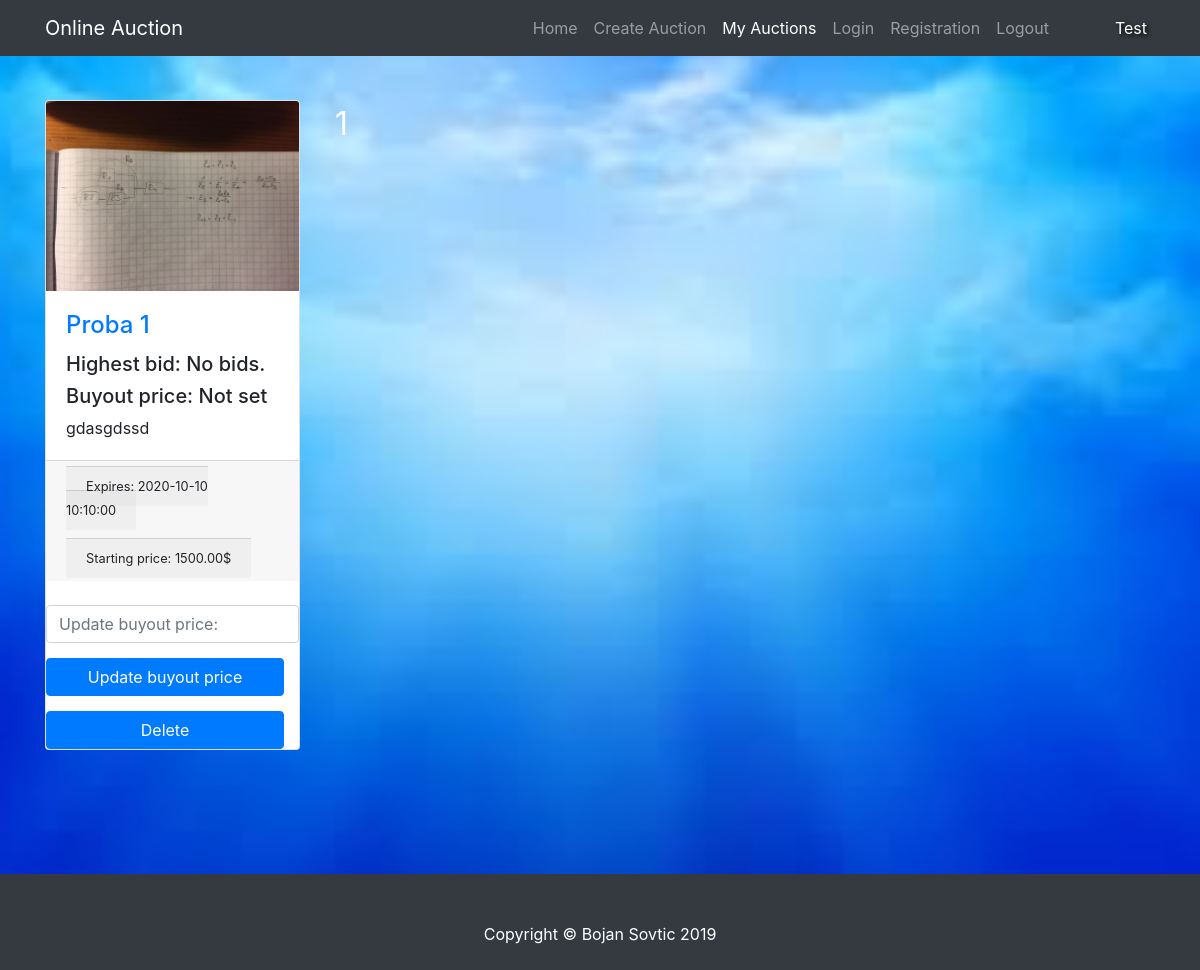
/Online_Aukcija/my_auctions.php (signed in), run on the app's committed database.
### tables this page shows
CREATE TABLE `listings`  (
  `listing_id` int(7) UNSIGNED NOT NULL AUTO_INCREMENT,
  `created_at` timestamp(0) NOT NULL DEFAULT current_timestamp(0),
  `expires_at` datetime(0) NOT NULL,
  `starting_price` decimal(10, 2) NOT NULL,
  `buyout_price` decimal(10, 2) NULL DEFAULT NULL,
  `title` varchar(128) NOT NULL,
  `description` varchar(255) NOT NULL,
  `image_path` varchar(255) NOT NULL,
  `user_id` int(7) UNSIGNED NOT NULL,
  `category_id` int(7) UNSIGNED NOT NULL,
  PRIMARY KEY (`listing_id`) USING BTREE,
  INDEX `listings_users_fk`(`user_id`) USING BTREE,
  INDEX `listings_categories_fk`(`category_id`) USING BTREE,
  CONSTRAINT `listings_categories_fk` FOREIGN KEY (`category_id`) REFERENCES `categories` (`category_id`) ON DELETE RESTRICT ON UPDATE CASCADE,
  CONSTRAINT `listings_users_fk` FOREIGN KEY (`user_id`) REFERENCES `users` (`user_id`) ON DELETE RESTRICT ON UPDATE CASCADE
);

### Online_Aukcija/db.php (called while the page is built, shortened)
<?php
class db {
    protected $connection;
    protected $query;
    public function __construct($dbhost = 'localhost', $dbuser = 'root', $dbpass = '', $dbname = '', $charset = 'utf8') {
        $this->connection = new mysqli($dbhost, $dbuser, $dbpass, $dbname);
        $this->connection->set_charset($charset);
    }
    public function query($query) {
        if ($this->query = $this->connection->prepare($query)) {
            if (func_num_args() > 1) {
                $x = func_get_args();
                $args = array_slice($x, 1);
                $types = '';
                $args_ref = array();
                foreach ($args as $k => &$arg) {
                    if (is_array($args[$k])) {
                        foreach ($args[$k] as $j => &$a) {
                            $types .= $this->_gettype($args[$k][$j]);
                            $args_ref[] = &$a;
                        }
                    } else {
                        $types .= $this->_gettype($args[$k]);
                        $args_ref[] = &$arg;
                    }
                }
                array_unshift($args_ref, $types);
                call_user_func_array(array($this->query, 'bind_param'), $args_ref);
            }
            $this->query->execute();
        } else {
            die('Unable to prepare statement (check your syntax) - ' . $this->connection->error);
        }
        return $this;
    }
    public function fetchAll() {
        $params = array();
        $meta = $this->query->result_metadata();
        while ($field = $meta->fetch_field()) {
            $params[] = &$row[$field->name];
        }
        call_user_func_array(array($this->query, 'bind_result'), $params);
        $result = array();
        while ($this->query->fetch()) {
            $r = array();
            foreach ($row as $key => $val) {
                $r[$key] = $val;
            }
            $result[] = $r;
        }
        return $result;
    }
    public function fetchArray() {
        $params = array();
        $meta = $this->query->result_metadata();
        while ($field = $meta->fetch_field()) {
            $params[] = &$row[$field->name];
        }
        call_user_func_array(array($this->query, 'bind_result'), $params);
        $result = array();
        while ($this->query->fetch()) {
            foreach ($row as $key => $val) {
                $result[$key] = $val;
            }
        }
        return $result;
    }
    private function _gettype($var) {
        if (is_int($var))
            return 'i';
        return 'b';
    }
}

### Online_Aukcija/my_auctions.php (the view, shortened to what this page needs)
<!DOCTYPE html>
<html lang="en">
    <head>
        <link href="assets/bootstrap.min.css" rel="stylesheet">
        <link href="assets/main.css" rel="stylesheet">
    </head>
    <body  class="parallax">
        <nav class="navbar navbar-expand-lg navbar-dark bg-dark fixed-top">
            <div class="container">
                <a class="navbar-brand" href="#">Online Auction</a>
                <div class="collapse navbar-collapse" id="navbarResponsive">
                    <ul class="navbar-nav ml-auto">
                        <li class="nav-item">
                            <a class="nav-link" href="index.php">Home
                            </a>
                        <li class="nav-item">
                            <a class="nav-link" href="create_auction_form.php">Create Auction</a>
                        </li>
                        <li class="nav-item active">
                            <a class="nav-link" href="my_auctions.php">My Auctions</a>
                        </li>
                        </li>
                        <li class="nav-item">
                            <a class="nav-link" href="login_form.php">Login</a>
                        </li>
                        <li class="nav-item">
                            <a class="nav-link" href="registration_form.php">Registration</a>
                        </li>
                        <li class="nav-item">
                            <?php
                            if (isset($_SESSION['logged'])) {
                                echo "<li class=\"nav-item\">
                            <a class=\"nav-link\" href=\"logout.php\">Logout</a>
                            </li>";
                                echo '<a class="nav-link user-logged" href="my_auctions.php">' . $_SESSION['name'] . '</a>';
                            }
                            ?>
                        </li>
                    </ul>
                </div>
            </div>
        </nav>
        <div class="container">
            <div class="row row-my">
                <div class="col-lg-9">
                    <div class="row">
                        <?php
                        include 'db.php';
                        $dbhost = 'localhost';
                        $dbuser = 'root';
                        $dbpass = '';
                        $dbname = 'auctions';
                        $user_id = $_SESSION['id'];
                        try {
                            $db = new db($dbhost, $dbuser, $dbpass, $dbname);
                            $sql = $db->query('SELECT *'
                                            . ' FROM listings WHERE expires_at > NOW() AND user_id = ? '
                                            . 'ORDER BY expires_at ASC', $user_id)->fetchAll();
                            $num_of_pages = count($sql);
                            $result_per_page = 6;
                            if (!isset($_GET["page"])) {
                                $page = 1;
                            } else {
                                $page = $_GET["page"];
                            }
                            $pages = ceil($num_of_pages / $result_per_page);
                            $func = ($page - 1) * $result_per_page;
                            $sql = $db->query('SELECT *'
                                            . ' FROM listings WHERE expires_at > NOW() AND user_id = ? '
                                            . 'ORDER BY expires_at ASC LIMIT ' . $func . ', 6', $user_id)->fetchAll();
                            foreach ($sql as $row) {
                                $image = $row['image_path'];
                                $title = $row['title'];
                                $description = $row['description'];
                                $expires_at = $row['expires_at'];
                                $buyout_price = $row['buyout_price'];
                                $id = $row['listing_id'];
                                if ($buyout_price == 0)
                                    $buyout_price = 'Not set';
                                else
                                    $buyout_price .= '$';
                                $starting_price = $row['starting_price'];
                                $highest_bid = $db->query('SELECT MAX(amount)FROM bids '
                                                . 'INNER JOIN listings ON bids.listing_id = listings.listing_id '
                                                . 'WHERE bids.listing_id = ?;', $id)->fetchArray();
                                $highest_bid = $highest_bid['MAX(amount)'] . "$";
                                if ($highest_bid == '' || $highest_bid == "$")
                                    $highest_bid = 'No bids.';
                                echo "<div class=\"col-lg-4 col-md-6 mb-4\">
                            <div class=\"card h-100\">
                                <a href=\"#\"><img class=\"card-img-top\" src=\"$image\" alt=\"Picture unavailable\"></a>
                                <div class = \"card-body\">
                                    <h4 class=\"card-title\">
                                        <a href=\"#\">" . $title . "</a>
                                    </h4>
                                      <h5>Highest bid: " . $highest_bid . "</h5>
                                    <h5>Buyout price: " . $buyout_price . "</h5>
                                    <p class=\"card-text\">" . $description . "</p>
                                </div>
                                <div class=\"card-footer\">
                                    <small class=\"card-footer\">Expires: " . $expires_at . "</small><br><br>
				    <small class=\"card-footer\">Starting price: " . $starting_price . "$</small>
                                </div></br>
                                <input type=\"text\" id=\"buyout$id\" name=\"buyout\" class=\"form-control\" placeholder=\"Update buyout price:\">
                                <input type=\"submit\" class=\"btn btn-primary update\" value=\"Update buyout price\">
                                <input class=\"btn btn-primary delete\" type=\"button\" value=\"Delete\">
                            </div>
                        </div>";
                            }
                            echo "<div class='my-center'>";
                            echo "<p class='my-pagination'>";
                            for ($i = 1; $i <= $pages; $i++) {
                                echo "<a href='my_auctions.php?page=" . $i . "'>" . $i . " </a>";
                            }
                            echo '</p>';
                            echo "</div>";
                        } catch (Eception $ex) {
                            echo $ex->getMessage();
                        }
                        ?>
                    </div>
                </div>
            </div>
        </div>
        <footer class="py-5 bg-dark">
            <div class="container">
                <p class="m-0 text-center text-white">Copyright &copy; Bojan Sovtic 2019</p>
            </div>
        </footer>
    </body>
</html>

### Online_Aukcija/assets/main.css (style rules this page uses)
body { margin-bottom: 250px !important; }
.btn-primary { margin-top: 15px; margin-right: 15px; }
footer { flex-shrink: 0; padding-top: 100px; padding-bottom: 25px; text-align: center; }
footer { height: 10px !important; }
.parallax { background-image: url("img/pozadina.jpg"); height: 400px; background-attachment: fixed; background-position: center; background-repeat: no-repeat; background-size: cover; }
.row-my { margin-top: 100px; margin-bottom: 100px; }
.user-logged { color: white !important; text-shadow: 2px 2px 4px #000000; margin-left: 50px; }
.my-pagination { border-radius: 5px; font-size: 32px; margin-left: 20px; magin:18px 0; }
.my-pagination > a { color: white; }
.my-center { text-align: center !important; }

### data on the page
listings: image_path (picture), title "Proba 1", highest_bid "No bids.", buyout_price "Not set", description "gdasgdssd", expires_at "2020-10-10 10:10:00", starting_price "1500.00"

### other printed values
$_SESSION['name'] "Test"
